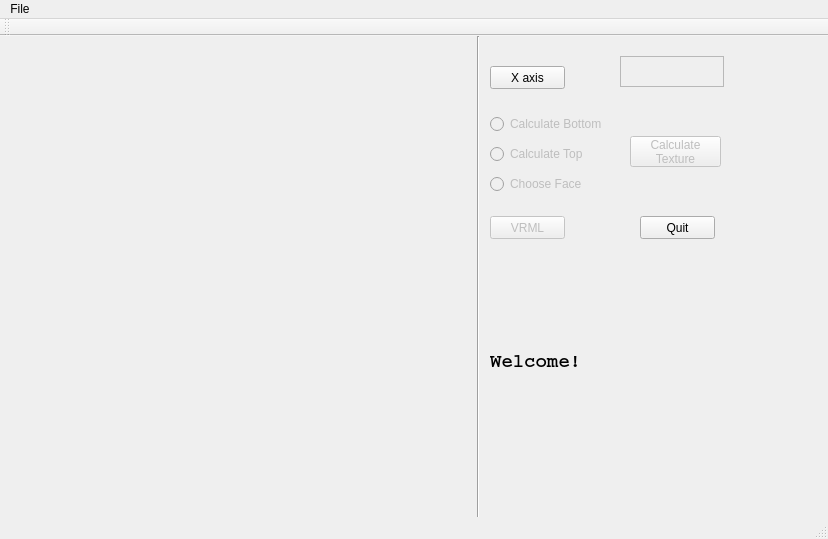
<?xml version="1.0" encoding="UTF-8"?>
<ui version="4.0">
 <class>MainWindow</class>
 <widget class="QMainWindow" name="MainWindow">
  <property name="geometry">
   <rect>
    <x>0</x>
    <y>0</y>
    <width>828</width>
    <height>539</height>
   </rect>
  </property>
  <property name="windowTitle">
   <string>MainWindow</string>
  </property>
  <widget class="QWidget" name="centralWidget">
   <widget class="QLabel" name="ShowImage">
    <property name="geometry">
     <rect>
      <x>10</x>
      <y>0</y>
      <width>381</width>
      <height>491</height>
     </rect>
    </property>
    <property name="text">
     <string/>
    </property>
   </widget>
   <widget class="Line" name="line">
    <property name="geometry">
     <rect>
      <x>470</x>
      <y>0</y>
      <width>16</width>
      <height>501</height>
     </rect>
    </property>
    <property name="orientation">
     <enum>Qt::Vertical</enum>
    </property>
   </widget>
   <widget class="QPushButton" name="Vanish_Point">
    <property name="enabled">
     <bool>true</bool>
    </property>
    <property name="geometry">
     <rect>
      <x>490</x>
      <y>30</y>
      <width>75</width>
      <height>23</height>
     </rect>
    </property>
    <property name="text">
     <string>X axis</string>
    </property>
   </widget>
   <widget class="QLabel" name="infobox">
    <property name="geometry">
     <rect>
      <x>490</x>
      <y>170</y>
      <width>321</width>
      <height>311</height>
     </rect>
    </property>
    <property name="font">
     <font>
      <family>Courier</family>
      <pointsize>14</pointsize>
      <weight>75</weight>
      <bold>true</bold>
     </font>
    </property>
    <property name="text">
     <string>Welcome!</string>
    </property>
    <property name="wordWrap">
     <bool>true</bool>
    </property>
   </widget>
   <widget class="QPlainTextEdit" name="int_scale">
    <property name="enabled">
     <bool>false</bool>
    </property>
    <property name="geometry">
     <rect>
      <x>620</x>
      <y>20</y>
      <width>104</width>
      <height>31</height>
     </rect>
    </property>
    <property name="font">
     <font>
      <italic>true</italic>
     </font>
    </property>
    <property name="plainText">
     <string/>
    </property>
   </widget>
   <widget class="QPushButton" name="vrml">
    <property name="enabled">
     <bool>false</bool>
    </property>
    <property name="geometry">
     <rect>
      <x>490</x>
      <y>180</y>
      <width>75</width>
      <height>23</height>
     </rect>
    </property>
    <property name="text">
     <string>VRML</string>
    </property>
   </widget>
   <widget class="QPushButton" name="quit">
    <property name="enabled">
     <bool>true</bool>
    </property>
    <property name="geometry">
     <rect>
      <x>640</x>
      <y>180</y>
      <width>75</width>
      <height>23</height>
     </rect>
    </property>
    <property name="text">
     <string>Quit</string>
    </property>
   </widget>
   <widget class="QRadioButton" name="cal_bot">
    <property name="enabled">
     <bool>false</bool>
    </property>
    <property name="geometry">
     <rect>
      <x>490</x>
      <y>80</y>
      <width>131</width>
      <height>16</height>
     </rect>
    </property>
    <property name="text">
     <string>Calculate Bottom</string>
    </property>
   </widget>
   <widget class="QRadioButton" name="cal_top">
    <property name="enabled">
     <bool>false</bool>
    </property>
    <property name="geometry">
     <rect>
      <x>490</x>
      <y>110</y>
      <width>121</width>
      <height>16</height>
     </rect>
    </property>
    <property name="text">
     <string>Calculate Top</string>
    </property>
   </widget>
   <widget class="QRadioButton" name="cal_face">
    <property name="enabled">
     <bool>false</bool>
    </property>
    <property name="geometry">
     <rect>
      <x>490</x>
      <y>140</y>
      <width>101</width>
      <height>16</height>
     </rect>
    </property>
    <property name="text">
     <string>Choose Face</string>
    </property>
   </widget>
   <widget class="QPushButton" name="texture2">
    <property name="enabled">
     <bool>false</bool>
    </property>
    <property name="geometry">
     <rect>
      <x>630</x>
      <y>100</y>
      <width>91</width>
      <height>31</height>
     </rect>
    </property>
    <property name="text">
     <string>Calculate 
Texture</string>
    </property>
   </widget>
  </widget>
  <widget class="QMenuBar" name="menuBar">
   <property name="geometry">
    <rect>
     <x>0</x>
     <y>0</y>
     <width>828</width>
     <height>21</height>
    </rect>
   </property>
   <widget class="QMenu" name="menuFile">
    <property name="title">
     <string>File</string>
    </property>
    <addaction name="Load_Image"/>
    <addaction name="separator"/>
    <addaction name="savecfg"/>
    <addaction name="loadcfg"/>
   </widget>
   <addaction name="menuFile"/>
  </widget>
  <widget class="QToolBar" name="mainToolBar">
   <attribute name="toolBarArea">
    <enum>TopToolBarArea</enum>
   </attribute>
   <attribute name="toolBarBreak">
    <bool>false</bool>
   </attribute>
  </widget>
  <widget class="QStatusBar" name="statusBar"/>
  <action name="Load_Image">
   <property name="text">
    <string>Load Image</string>
   </property>
  </action>
  <action name="savecfg">
   <property name="enabled">
    <bool>false</bool>
   </property>
   <property name="text">
    <string>Save Config</string>
   </property>
  </action>
  <action name="loadcfg">
   <property name="text">
    <string>Load Config</string>
   </property>
  </action>
 </widget>
 <layoutdefault spacing="6" margin="11"/>
 <resources/>
 <connections>
  <connection>
   <sender>Load_Image</sender>
   <signal>triggered()</signal>
   <receiver>MainWindow</receiver>
   <slot>onLoadImage()</slot>
   <hints>
    <hint type="sourcelabel">
     <x>-1</x>
     <y>-1</y>
    </hint>
    <hint type="destinationlabel">
     <x>199</x>
     <y>149</y>
    </hint>
   </hints>
  </connection>
  <connection>
   <sender>Vanish_Point</sender>
   <signal>clicked()</signal>
   <receiver>MainWindow</receiver>
   <slot>on_vanish()</slot>
   <hints>
    <hint type="sourcelabel">
     <x>564</x>
     <y>85</y>
    </hint>
    <hint type="destinationlabel">
     <x>413</x>
     <y>269</y>
    </hint>
   </hints>
  </connection>
  <connection>
   <sender>vrml</sender>
   <signal>clicked()</signal>
   <receiver>MainWindow</receiver>
   <slot>on_vrml()</slot>
   <hints>
    <hint type="sourcelabel">
     <x>564</x>
     <y>235</y>
    </hint>
    <hint type="destinationlabel">
     <x>413</x>
     <y>269</y>
    </hint>
   </hints>
  </connection>
  <connection>
   <sender>quit</sender>
   <signal>clicked()</signal>
   <receiver>MainWindow</receiver>
   <slot>close()</slot>
   <hints>
    <hint type="sourcelabel">
     <x>640</x>
     <y>235</y>
    </hint>
    <hint type="destinationlabel">
     <x>413</x>
     <y>269</y>
    </hint>
   </hints>
  </connection>
  <connection>
   <sender>cal_bot</sender>
   <signal>clicked()</signal>
   <receiver>MainWindow</receiver>
   <slot>on_bot()</slot>
   <hints>
    <hint type="sourcelabel">
     <x>527</x>
     <y>128</y>
    </hint>
    <hint type="destinationlabel">
     <x>650</x>
     <y>162</y>
    </hint>
   </hints>
  </connection>
  <connection>
   <sender>cal_top</sender>
   <signal>clicked()</signal>
   <receiver>MainWindow</receiver>
   <slot>on_top()</slot>
   <hints>
    <hint type="sourcelabel">
     <x>530</x>
     <y>158</y>
    </hint>
    <hint type="destinationlabel">
     <x>723</x>
     <y>187</y>
    </hint>
   </hints>
  </connection>
  <connection>
   <sender>cal_face</sender>
   <signal>clicked()</signal>
   <receiver>MainWindow</receiver>
   <slot>on_face()</slot>
   <hints>
    <hint type="sourcelabel">
     <x>532</x>
     <y>188</y>
    </hint>
    <hint type="destinationlabel">
     <x>740</x>
     <y>124</y>
    </hint>
   </hints>
  </connection>
  <connection>
   <sender>texture2</sender>
   <signal>clicked()</signal>
   <receiver>MainWindow</receiver>
   <slot>on_texture()</slot>
   <hints>
    <hint type="sourcelabel">
     <x>630</x>
     <y>163</y>
    </hint>
    <hint type="destinationlabel">
     <x>746</x>
     <y>80</y>
    </hint>
   </hints>
  </connection>
  <connection>
   <sender>savecfg</sender>
   <signal>triggered()</signal>
   <receiver>MainWindow</receiver>
   <slot>save_config()</slot>
   <hints>
    <hint type="sourcelabel">
     <x>-1</x>
     <y>-1</y>
    </hint>
    <hint type="destinationlabel">
     <x>413</x>
     <y>269</y>
    </hint>
   </hints>
  </connection>
  <connection>
   <sender>loadcfg</sender>
   <signal>triggered()</signal>
   <receiver>MainWindow</receiver>
   <slot>load_config()</slot>
   <hints>
    <hint type="sourcelabel">
     <x>-1</x>
     <y>-1</y>
    </hint>
    <hint type="destinationlabel">
     <x>413</x>
     <y>269</y>
    </hint>
   </hints>
  </connection>
 </connections>
 <slots>
  <slot>onLoadImage()</slot>
  <slot>on_vanish()</slot>
  <slot>on_texture()</slot>
  <slot>on_vrml()</slot>
  <slot>on_bot()</slot>
  <slot>on_top()</slot>
  <slot>on_face()</slot>
  <slot>save_config()</slot>
  <slot>load_config()</slot>
 </slots>
</ui>
